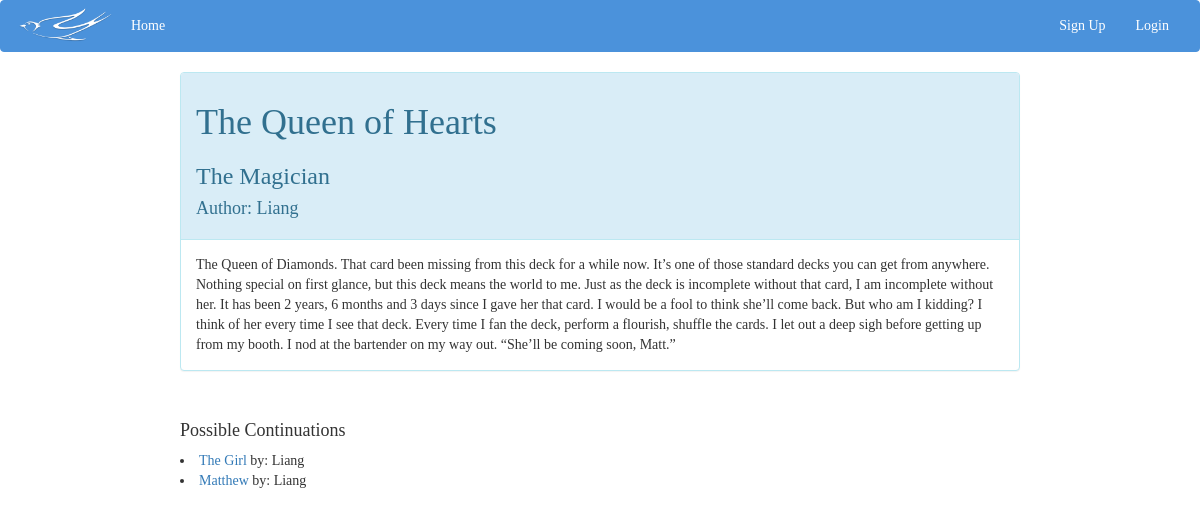
Screenshot of /view_section/8/ with the database file from the repository.
### SwallowTales/models.py (models this page shows, shortened)
class StorySection(models.Model):
    previousSection = models.ForeignKey("self",null = True, blank=True, related_name="children")
    author = models.ForeignKey(User)
    story = models.ForeignKey(Story)
    secName = models.CharField(max_length = 100)
    text = models.TextField()

class Story(models.Model):
    author = models.ForeignKey(User)
    name = models.CharField(max_length = 100)
    LastDate = models.DateTimeField(default=datetime.now)

### SwallowTales/views.py (the view)
# urls.py: url(r'^view_section/([0-9]+)/', views.view_section, name='view_section'),
def view_section(request, sectionID):
    storySection = StorySection.objects.filter(pk = sectionID)
    my_stories_list = StorySection.objects.filter(previousSection = sectionID)
    return render(request, 'view_sec.html', {'my_stories_list': my_stories_list, 'storySection': storySection[0]})

### SwallowTales/templates/view_sec.html (shortened to what this page needs)
{% extends "base.html" %}
{% block content %}
<div id="muh_stories">
    <div class="panel panel-info">
        <div class="panel-heading">
            <h1>{{ storySection.story.name }}</h1>
            <h3>{{ storySection.secName }}</h3>
            <h4>Author: {{ storySection.author.username }}</h4>
        </div>
        <div class="panel-body">{{ storySection.text }}</div>
    </div>
</div>
<br />
<div id="muh_stories">
    <h4>Possible Continuations</h4>
    {% for sec in my_stories_list %}
        <li><a href="{% url 'SwallowTales.views.view_section' sec.id %}">{{ sec.secName }}</a> by: {{ sec.author.username }}</li>
    {% endfor %}
    <br />
</div>
{%endblock content %}

### SwallowTales/static/css/myCSS1.css (style rules this page uses)
#muh_stories { margin: auto; width: 70%; }
* { font-family: Garamond; }

### rows the page displays
StorySection: story.name "The Queen of Hearts", secName "The Magician", author.username "Liang", text "The Queen of Diamonds. That card been missing from this deck for a while now. It’s one of those standard decks you can get from anywhere. Nothing special on first glance, but this deck means the world to me. Just as the deck is incomplete without that card, I am incomplete without her. It has been 2 years, 6 months and 3 days since I gave her that card. I would be a fool to think she’ll come back. But who am I kidding? I think of her every time I see that deck. Every time I fan the deck, perform a flourish, shuffle the cards. I let out a deep sigh before getting up from my booth. I nod at the bartender on my way out. “She’ll be coming soon, Matt.”"
StorySection: secName "The Girl", author.username "Liang"
StorySection: secName "Matthew", author.username "Liang"
